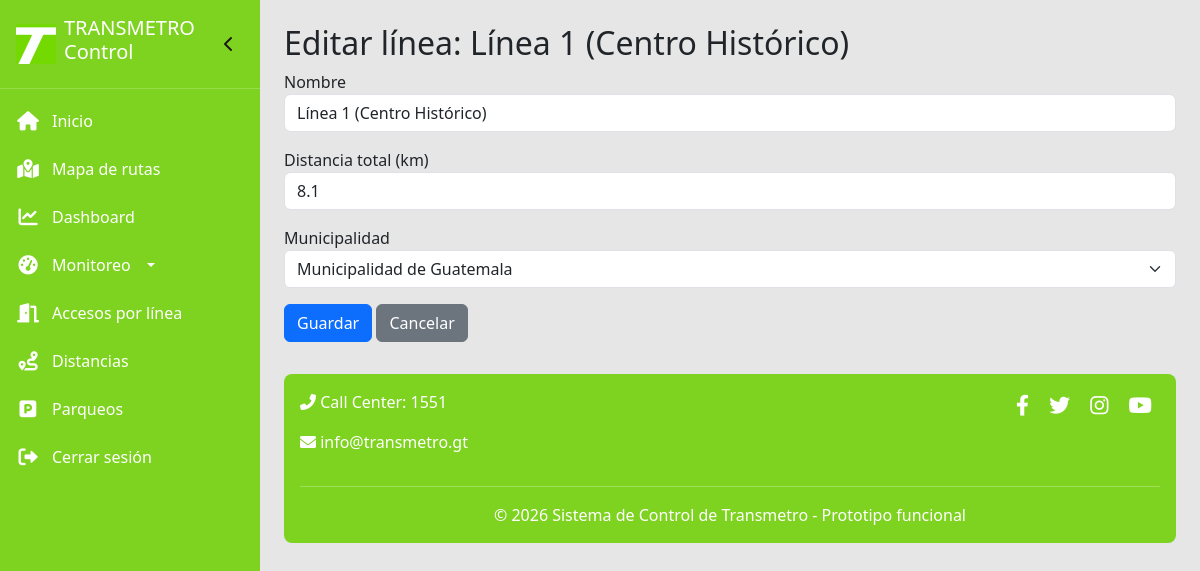
The app's page /lineas/editar/1 (signed in) with its own data.
### models.py (models this page shows)
class Linea(db.Model):
    __tablename__ = 'lineas'
    id = db.Column(db.Integer, primary_key=True)
    nombre = db.Column(db.String(50), nullable=False)
    distancia_total = db.Column(db.Float, default=0.0)
    municipalidad_id = db.Column(db.Integer, db.ForeignKey('municipalidades.id'))
    municipalidad = db.relationship('Municipalidad', backref='lineas')

### app.py (the view, shortened to what this page needs)
@app.route('/lineas/editar/<int:linea_id>', methods=['GET', 'POST'])
@login_required
def editar_linea(linea_id):
    linea = Linea.query.get_or_404(linea_id)
    form = LineaForm(obj=linea)
    form.municipalidad_id.choices = [(m.id, m.nombre) for m in Municipalidad.query.all()]
    return render_template('editar_linea.html', form=form, linea=linea)

### forms.py
class LineaForm(FlaskForm):
    nombre = StringField('Nombre', validators=[DataRequired()])
    distancia_total = FloatField('Distancia total (km)', validators=[Optional()])
    municipalidad_id = SelectField('Municipalidad', coerce=int, validators=[DataRequired()])
    submit = SubmitField('Guardar')

### app.py (called while the page is built)
@login_manager.user_loader
def load_user(user_id):
    return Admin.query.get(int(user_id))

### templates/editar_linea.html (shortened to what this page needs)
{% extends "base.html" %}
{% block content %}
<h2>Editar línea: {{ linea.nombre }}</h2>
<form method="post">
    <div class="mb-3">{{ form.nombre.label }} {{ form.nombre(class="form-control") }}</div>
    <div class="mb-3">{{ form.distancia_total.label }} {{ form.distancia_total(class="form-control") }}</div>
    <div class="mb-3">{{ form.municipalidad_id.label }} {{ form.municipalidad_id(class="form-select") }}</div>
    {{ form.submit(class="btn btn-primary") }}
    <a href="{{ url_for('listar_lineas') }}" class="btn btn-secondary">Cancelar</a>
</form>
{% endblock %}

### templates/base.html (style rules this page uses)
:root { --verde-transmetro: #7ED321; --azul-transmetro: #2E3E9E; --fondo-claro: #E6E6E6; --blanco: #FFFFFF; }
body { background-color: var(--fondo-claro); font-family: 'Segoe UI', 'Roboto', 'Helvetica Neue', sans-serif; margin: 0; padding: 0; }

### records on screen
Linea: nombre "Línea 1 (Centro Histórico)", distancia_total "8.1", municipalidad_id "Municipalidad de Guatemala"
